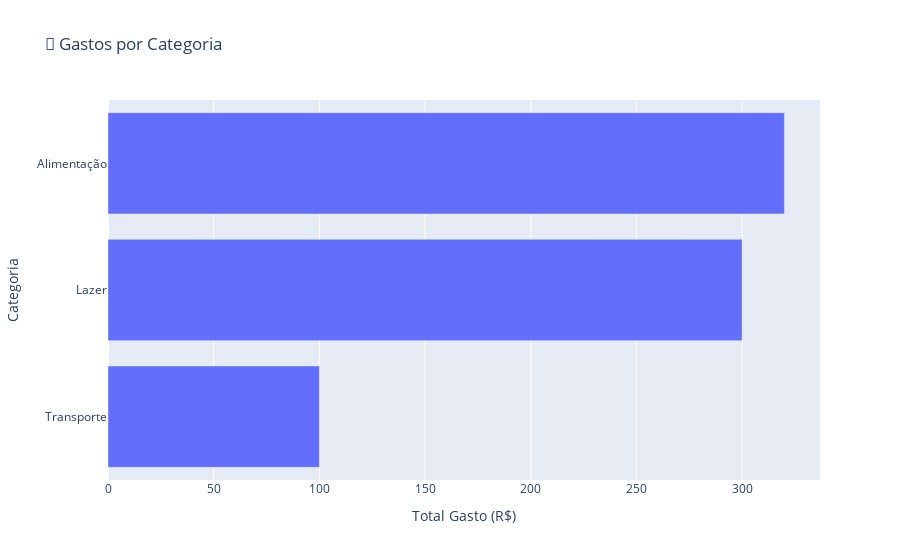

This figure's notebook cell:
### Markdown cell above
## 📊 Análise de Gastos por Categoria

### Code cell
import pandas as pd
import plotly.express as px

# Simulando movimentações
movimentacoes = [
    {"Data": "2025-06-01", "Tipo": "Depósito", "Valor": 1500.00, "Categoria": "Salário"},
    {"Data": "2025-06-02", "Tipo": "Saque", "Valor": 200.00, "Categoria": "Alimentação"},
    {"Data": "2025-06-03", "Tipo": "Saque", "Valor": 100.00, "Categoria": "Transporte"},
    {"Data": "2025-06-04", "Tipo": "Saque", "Valor": 300.00, "Categoria": "Lazer"},
    {"Data": "2025-06-05", "Tipo": "Saque", "Valor": 120.00, "Categoria": "Alimentação"},
]

# Transformando em DataFrame
df = pd.DataFrame(movimentacoes)
df['Data'] = pd.to_datetime(df['Data'])

# Filtrando saques e agrupando por categoria
gastos = df[df['Tipo'] == 'Saque']
categoria_gastos = gastos.groupby('Categoria')['Valor'].sum().sort_values()

# Gráfico interativo
fig = px.bar(categoria_gastos, 
             x=categoria_gastos.values, 
             y=categoria_gastos.index, 
             orientation='h',
             title="💸 Gastos por Categoria", 
             labels={'x': 'Total Gasto (R$)', 'y': 'Categoria'})

# Exibe o gráfico ao final
fig.show()

### Figure 1 — Plotly figure (JSON) as saved in the notebook; plotly's stock layout.template omitted (floating-point values rounded to 4 significant figures)
{"data": [{"hovertemplate": "Total Gasto (R$)=%{x}<br>Categoria=%{y}<extra></extra>", "legendgroup": "", "marker": {"color": "#636efa", "pattern": {"shape": ""}}, "name": "", "orientation": "h", "showlegend": false, "textposition": "auto", "type": "bar", "x": [100.0, 300.0, 320.0], "xaxis": "x", "y": ["Transporte", "Lazer", "Alimentação"], "yaxis": "y"}], "layout": {"barmode": "relative", "legend": {"tracegroupgap": 0}, "title": {"text": "💸 Gastos por Categoria"}, "xaxis": {"anchor": "y", "domain": [0, 1], "title": {"text": "Total Gasto (R$)"}}, "yaxis": {"anchor": "x", "domain": [0, 1], "title": {"text": "Categoria"}}}}
